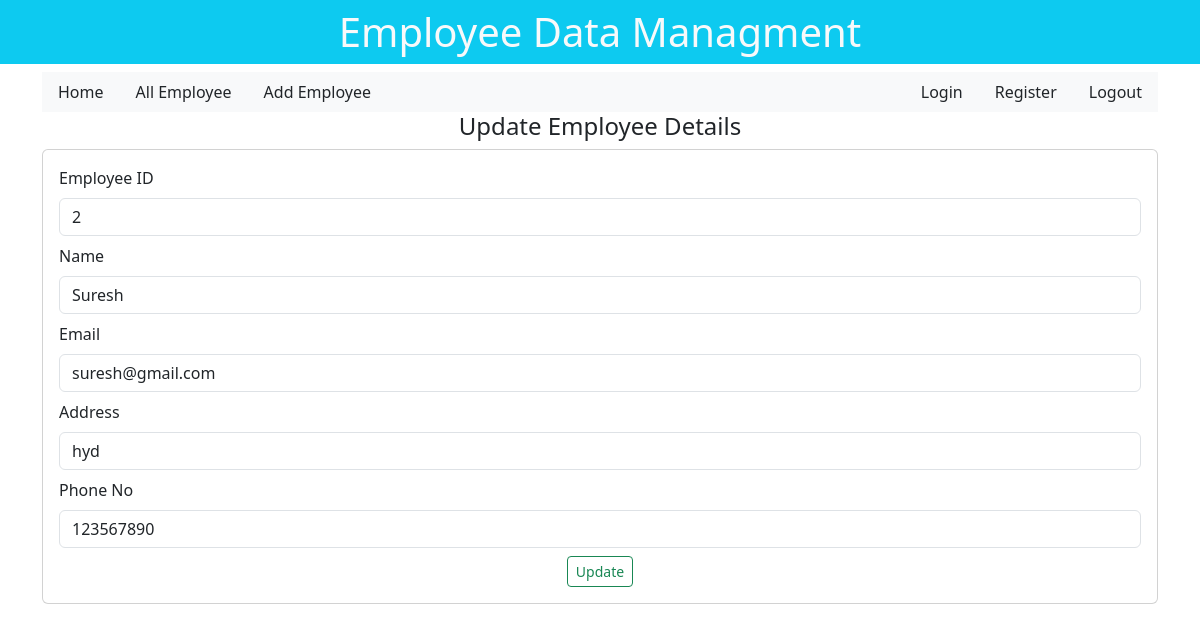
The app's page /updateemployee/22/ with its own data.
### emp/models.py (models this page shows)
class Employee(models.Model):
    employeeid = models.CharField(max_length=100)
    employeename = models.CharField(max_length=50)
    email = models.CharField(max_length=50)
    address = models.CharField(max_length=50)
    phone = models.CharField(max_length=50)

### emp/views.py (the view)
# urls.py: path("updateemployee/<int:empid>/", views.updateemployee, name="updateemployee"),
def updateemployee(request, empid):
    e = get_object_or_404(Employee, pk=empid)
    return render(request, "emp/updateemployee.html", {"singleemp": e})

### emp/templates/emp/updateemployee.html (shortened to what this page needs)
{% extends "base.html" %}
{% block content %}
<h4 class="text-center">Update Employee Details </h4>
<div class="card p-3">
    <form action="/doupdateemployee/{{singleemp.id}}/" method="POST">
        <div class="mb-2">
          <label for="exampleInputEmail1" class="form-label">Employee ID</label>
          <input type="text" class="form-control" placeholder="Enter the Employee Id" name="employeeid" value="{{singleemp.employeeid}}" readonly>
        </div>
        <div class="mb-2">
            <label for="exampleInputEmail1" class="form-label">Name</label>
            <input type="text" class="form-control" placeholder="Enter the name" name="employeename" value="{{singleemp.employeename}}">
          </div>
          <div class="mb-2">
            <label for="exampleInputEmail1" class="form-label">Email</label>
            <input type="text" class="form-control" placeholder="Enter Email" name="email" value="{{singleemp.email}}">
          </div>
          <div class="mb-2">
            <label for="exampleInputEmail1" class="form-label">Address</label>
            <input type="text" class="form-control" placeholder="Enter the Address" name="address" value="{{singleemp.address}}">
          </div>
          <div class="mb-2">
            <label for="exampleInputEmail1" class="form-label">Phone No</label>
            <input type="text" class="form-control" placeholder="Enter the phone number" name="phone" value="{{singleemp.phone}}">
          </div>
        <div class="container text-center mt-2">
            <button type="submit" class="btn btn-sm btn-outline-success">Update</button>
        </div>
      </form>
</div>
{% endblock content %}

### records on screen
Employee: employeeid "2", employeename "Suresh", email "suresh@gmail.com", address "hyd", phone "123567890"
